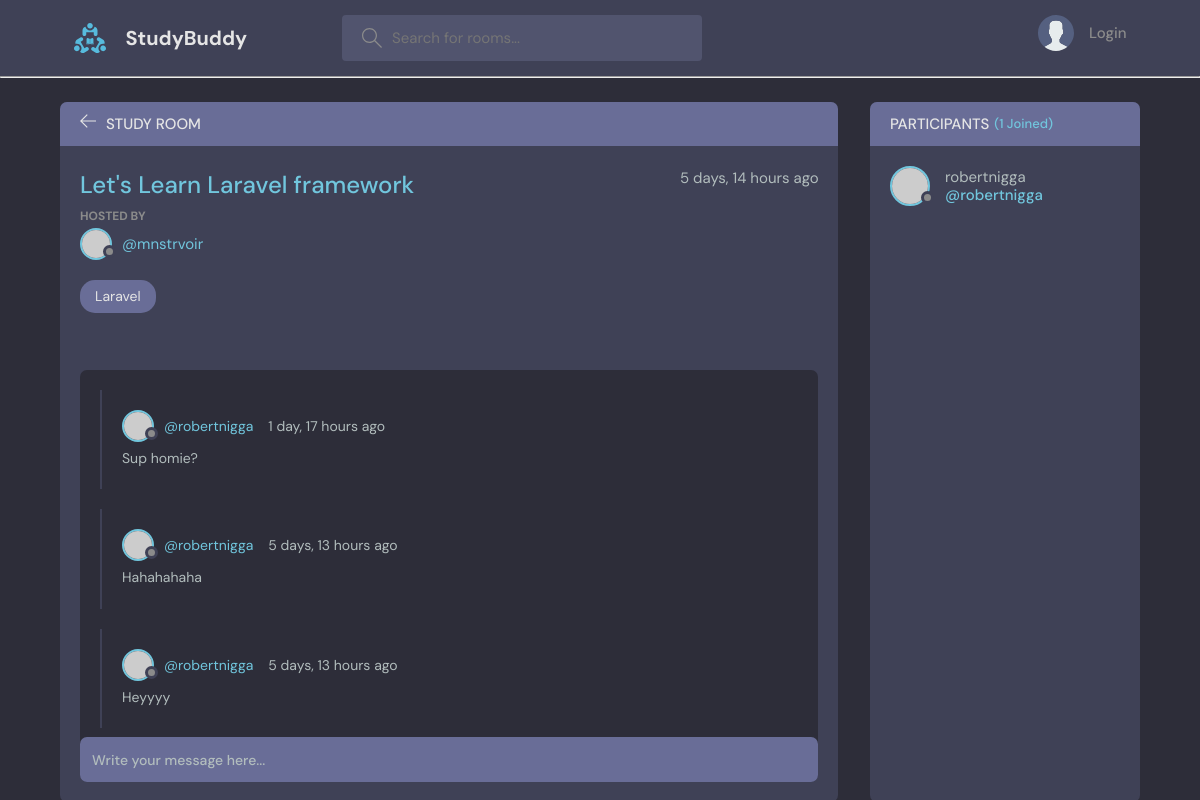
Page /room/2/ on the committed database.
### base/models.py (models this page shows, shortened)
class Room(models.Model):
    host = models.ForeignKey(User, on_delete=models.SET_NULL, null=True)
    topic = models.ForeignKey(Topic, on_delete=models.SET_NULL, null=True)
    name = models.CharField(max_length=200)
    description = models.TextField(null=True, blank=True)
    participants = models.ManyToManyField(User, related_name='participants', blank=True)
    updated = models.DateTimeField(auto_now=True)
    created = models.DateTimeField(auto_now_add=True)
    class Meta:
        ordering = ['-updated','-created'] #this makes the newest one would be last

class Topic(models.Model):
    name = models.CharField(max_length=200)
    def __str__(self):
        return self.name

class Message(models.Model):
    user = models.ForeignKey(User, on_delete=models.CASCADE)
    room = models.ForeignKey(Room, on_delete=models.CASCADE)
    body = models.TextField()
    updated = models.DateTimeField(auto_now=True)
    created = models.DateTimeField(auto_now_add=True)
    class Meta:
        ordering = ['-updated','-created']

### base/views.py (the view, shortened to what this page needs)
# urls.py: path('room/<str:pk>/', views.room, name="room"),
def room(request, pk):
    room = Room.objects.get(id=pk)
    room_messages = room.message_set.all()
    participants = room.participants.all()
    context = {'room': room, 'room_messages': room_messages, 'participants': participants}
    return render(request, 'base/room.html', context)

### base/templates/base/room.html (shortened to what this page needs)
{% extends 'main.html' %}
{% block content %}
<main class="profile-page layout layout--2">
  <div class="container">
    <div class="room">
      <div class="room__top">
        <div class="room__topLeft">
          <a href="{% url 'home' %}">
            <svg version="1.1" xmlns="http://www.w3.org/2000/svg" width="32" height="32" viewBox="0 0 32 32">
              <title>arrow-left</title>
              <path
                d="M13.723 2.286l-13.723 13.714 13.719 13.714 1.616-1.611-10.96-10.96h27.625v-2.286h-27.625l10.965-10.965-1.616-1.607z">
              </path>
            </svg>
          </a>
          <h3>Study Room</h3>
        </div>
      </div>
      <div class="room__box scroll">
        <div class="room__header scroll">
          <div class="room__info">
            <h3>{{ room.name }}</h3>
            <span>{{ room.created|timesince }} ago</span>
          </div>
          <div class="room__hosted">
            <p>Hosted By</p>
            <a href="{% url 'user-profile' room.host.id %}" class="room__author">
              <div class="avatar avatar--small">
                <img src="https://randomuser.me/api/portraits/men/37.jpg" />
              </div>
              <span>@{{ room.host.username }}</span>
            </a>
          </div>
          <span class="room__topics">{{ room.topic }}</span>
        </div>
        <div class="room__conversation">
          <div class="threads scroll">
            {% for message in room_messages %}
            <div class="thread">
              <div class="thread__top">
                <div class="thread__author">
                  <a href="{% url 'user-profile' message.user.id %}" class="thread__authorInfo">
                    <div class="avatar avatar--small">
                      <img src="https://randomuser.me/api/portraits/men/37.jpg" />
                    </div>
                    <span>@{{ message.user.username }}</span>
                  </a>
                  <span class="thread__date">{{ message.created|timesince }} ago</span>
                </div>
              </div>
              <div class="thread__details">
                {{ message.body }}
              </div>
            </div>
            {% endfor %}
          </div>
        </div>
      </div>
      <div class="room__message">
        <form action="" method="POST">
          <input name="body" placeholder="Write your message here..." />
        </form>
      </div>
    </div>
    <div class="participants">
      <h3 class="participants__top">Participants <span>({{ participants.count }} Joined)</span></h3>
      <div class="participants__list scroll">
        {% for user in participants %}
        <a href="{% url 'user-profile' user.id %}" class="participant">
          <div class="avatar avatar--medium">
            <img src="https://randomuser.me/api/portraits/men/37.jpg" />
          </div>
          <p>
            {{ user.username }}
            <span>@{{ user.username }}</span>
          </p>
        </a>
        {% endfor %}
      </div>
    </div>
  </div>
</main>
{% endblock content %}

### rows in the picture
Room: name "Let's Learn Laravel framework", created "5 days, 14 hours", host.username "mnstrvoir", topic "Laravel"
Message: user.username "robertnigga", created "1 day, 17 hours", body "Sup homie?"
Message: user.username "robertnigga", created "5 days, 13 hours", body "Hahahahaha"
Message: user.username "robertnigga", created "5 days, 13 hours", body "Heyyyy"

### other values in the picture
{{ participants.count }} "1"
{{ user.username }} "robertnigga"
